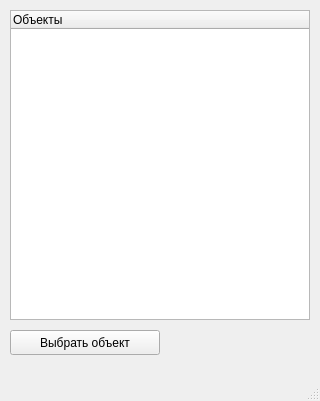
<?xml version="1.0" encoding="UTF-8"?>
<ui version="4.0">
 <class>objects</class>
 <widget class="QMainWindow" name="objects">
  <property name="geometry">
   <rect>
    <x>0</x>
    <y>0</y>
    <width>320</width>
    <height>401</height>
   </rect>
  </property>
  <property name="minimumSize">
   <size>
    <width>320</width>
    <height>401</height>
   </size>
  </property>
  <property name="maximumSize">
   <size>
    <width>320</width>
    <height>401</height>
   </size>
  </property>
  <property name="windowTitle">
   <string>MainWindow</string>
  </property>
  <widget class="QWidget" name="centralwidget">
   <widget class="QTreeWidget" name="treeWidget">
    <property name="geometry">
     <rect>
      <x>10</x>
      <y>10</y>
      <width>300</width>
      <height>310</height>
     </rect>
    </property>
    <column>
     <property name="text">
      <string>Объекты</string>
     </property>
    </column>
   </widget>
   <widget class="QPushButton" name="pushButton">
    <property name="geometry">
     <rect>
      <x>10</x>
      <y>330</y>
      <width>150</width>
      <height>25</height>
     </rect>
    </property>
    <property name="text">
     <string>Выбрать объект</string>
    </property>
   </widget>
  </widget>
  <widget class="QMenuBar" name="menubar">
   <property name="geometry">
    <rect>
     <x>0</x>
     <y>0</y>
     <width>320</width>
     <height>22</height>
    </rect>
   </property>
  </widget>
  <widget class="QStatusBar" name="statusbar"/>
 </widget>
 <resources/>
 <connections/>
</ui>
